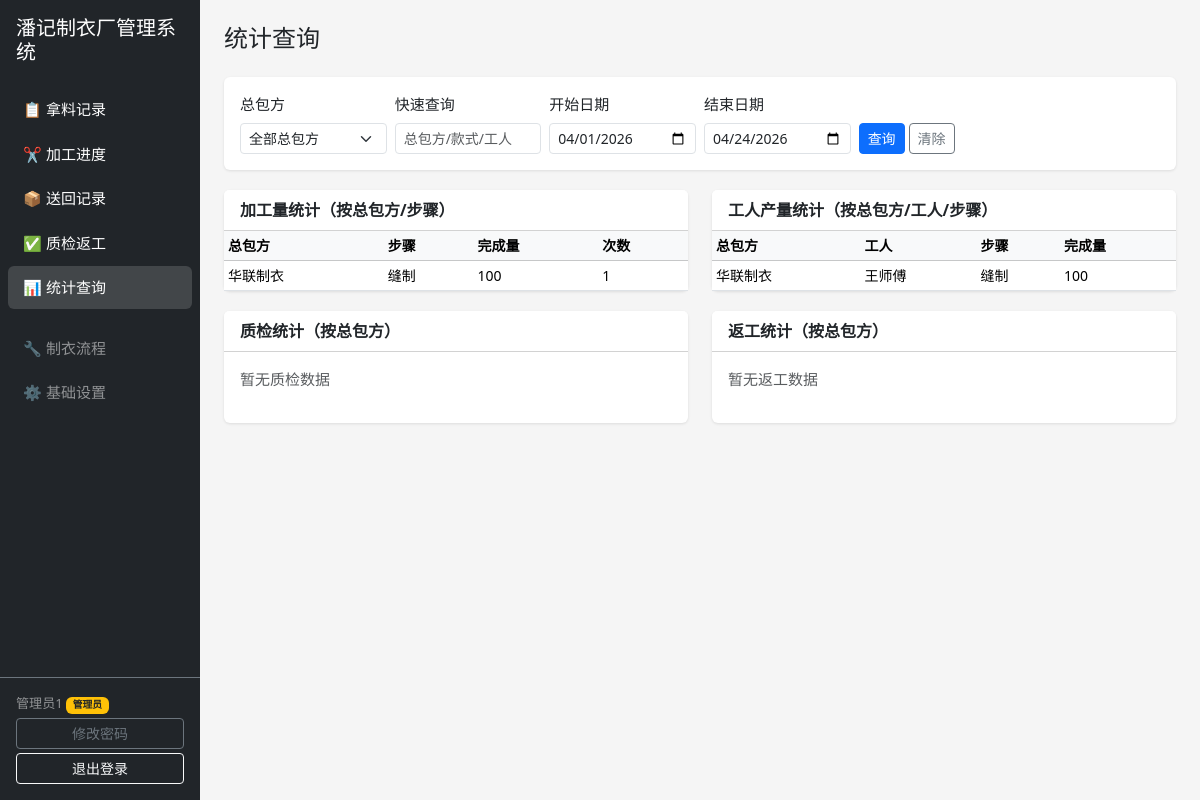
The page /stats/ (signed in) on the database its author committed.
### tables this page shows
CREATE TABLE worker (
    id INTEGER PRIMARY KEY AUTOINCREMENT,
    name TEXT NOT NULL,
    phone TEXT DEFAULT '',
    password TEXT DEFAULT '',
    pwd_changed INTEGER DEFAULT 0,
    is_admin INTEGER DEFAULT 0
);

CREATE TABLE contractor (
    id INTEGER PRIMARY KEY AUTOINCREMENT,
    name TEXT NOT NULL,
    contact_person TEXT DEFAULT '',
    contact_info TEXT DEFAULT ''
);

### garment/app/views/stats.py (the view)
@bp.route('/')
def index():
    if g.user['is_admin']:
        return admin_stats()
    else:
        return worker_stats()

### garment/app/models.py (called while the page is built)
def get_db():
    if 'db' not in g:
        g.db = sqlite3.connect(current_app.config['DB_PATH'])
        g.db.row_factory = sqlite3.Row
        g.db.execute('PRAGMA foreign_keys = ON')
    return g.db

### garment/app/views/auth.py (called while the page is built)
@bp.before_app_request
def load_current_user():
    user_id = session.get('user_id')
    if user_id:
        g.user = get_db().execute('SELECT * FROM worker WHERE id=?', (user_id,)).fetchone()
    else:
        g.user = None
    if g.user and not g.user['pwd_changed'] and request.endpoint not in ('auth.change_password', 'auth.logout', 'static'):
        return redirect(url_for('auth.change_password'))

### garment/app/views/stats.py (called while the page is built)
@bp.before_request
def require_login():
    if g.user is None:
        return redirect(url_for('auth.login'))

### garment/app/templates/stats.html (shortened to what this page needs)
{% extends "base.html" %}
{% block content %}
<h4 class="mb-4">统计查询</h4>
<div class="card">
    <div class="card-body">
        <form method="GET" class="row g-2 align-items-end">
            <div class="col-md-2">
                <label class="form-label">总包方</label>
                <select name="contractor_id" class="form-select form-select-sm">
                    <option value="">全部总包方</option>
                </select>
            </div>
            <div class="col-md-2">
                <label class="form-label">快速查询</label>
                <input type="text" name="keyword" class="form-control form-control-sm" placeholder="总包方/款式/工人" value="{{ keyword }}">
            </div>
            <div class="col-md-2">
                <label class="form-label">开始日期</label>
                <input type="date" name="start" class="form-control form-control-sm" value="{{ start }}">
            </div>
            <div class="col-md-2">
                <label class="form-label">结束日期</label>
                <input type="date" name="end" class="form-control form-control-sm" value="{{ end }}">
            </div>
            <div class="col-auto">
                <button class="btn btn-primary btn-sm" type="submit">查询</button>
                <a href="{{ url_for('stats.index') }}" class="btn btn-outline-secondary btn-sm">清除</a>
            </div>
        </form>
    </div>
</div>
<div class="row">
    <div class="col-md-6">
        <div class="card">
            <div class="card-header bg-white">加工量统计（按总包方/步骤）</div>
            <div class="card-body p-0">
                <table class="table table-sm mb-0">
                    <thead class="table-light">
                        <tr><th>总包方</th><th>步骤</th><th>完成量</th><th>次数</th></tr>
                    </thead>
                    <tbody>
                    {% for s in style_stats %}
                    <tr>
                        <td>{{ s.contractor_name }}</td>
                        <td>{{ s.step_name }}</td>
                        <td>{{ s.total_qty or 0 }}</td>
                        <td>{{ s.total_count }}</td>
                    </tr>
                    {% endfor %}
                    </tbody>
                </table>
            </div>
        </div>
    </div>
    <div class="col-md-6">
        <div class="card">
            <div class="card-header bg-white">工人产量统计（按总包方/工人/步骤）</div>
            <div class="card-body p-0">
                <table class="table table-sm mb-0">
                    <thead class="table-light">
                        <tr><th>总包方</th><th>工人</th><th>步骤</th><th>完成量</th></tr>
                    </thead>
                    <tbody>
                    {% for w in worker_stats %}
                    <tr>
                        <td>{{ w.contractor_name }}</td>
                        <td>{{ w.worker_name }}</td>
                        <td>{{ w.step_name }}</td>
                        <td>{{ w.total_qty or 0 }}</td>
                    </tr>
                    {% endfor %}
                    </tbody>
                </table>
            </div>
        </div>
    </div>
</div>
<div class="row">
    <div class="col-md-6">
        <div class="card">
            <div class="card-header bg-white">质检统计（按总包方）</div>
            <div class="card-body">
                {% if qc_stats %}
                <table class="table table-sm mb-3">
                    <thead class="table-light">
                        <tr><th>总包方</th><th>总质检</th><th>合格</th><th>不合格</th><th>合格率</th></tr>
                    </thead>
                    <tbody>
                    {% for q in qc_stats %}
                    <tr>
                        <td>{{ q.contractor_name }}</td>
                        <td>{{ q.total }}</td>
                        <td class="text-success">{{ q.pass_count or 0 }}</td>
                        <td class="text-danger">{{ q.fail_count or 0 }}</td>
                        <td><strong>{{ '%.1f' % ((q.pass_count or 0) / q.total * 100) }}%</strong></td>
                    </tr>
                    {% endfor %}
                    </tbody>
                </table>
                {% if reject_reasons %}
                <h6>不合格原因分布</h6>
                <table class="table table-sm">
                    <thead><tr><th>总包方</th><th>原因</th><th>次数</th></tr></thead>
                    <tbody>
                    {% for r in reject_reasons %}
                    <tr><td>{{ r.contractor_name }}</td><td>{{ r.reject_reason or '未填写' }}</td><td>{{ r.cnt }}</td></tr>
                    {% endfor %}
                    </tbody>
                </table>
                {% endif %}
                {% else %}
                <p class="text-muted">暂无质检数据</p>
                {% endif %}
            </div>
        </div>
    </div>
    <div class="col-md-6">
        <div class="card">
            <div class="card-header bg-white">返工统计（按总包方）</div>
            <div class="card-body">
                {% if rework_stats %}
                <table class="table table-sm">
                    <thead class="table-light">
                        <tr><th>总包方</th><th>返工次数</th><th>返工总量</th></tr>
                    </thead>
                    <tbody>
                    {% for rw in rework_stats %}
                    <tr>
                        <td>{{ rw.contractor_name }}</td>
                        <td>{{ rw.total }}</td>
                        <td>{{ rw.total_qty or 0 }}件</td>
                    </tr>
                    {% endfor %}
                    </tbody>
                </table>
                {% else %}
                <p class="text-muted">暂无返工数据</p>
                {% endif %}
            </div>
        </div>
    </div>
</div>
{% endblock %}

### garment/app/templates/base.html (shortened to what this page needs)
<!DOCTYPE html>
<html lang="zh-CN">
<head>
    <link href="https://cdn.jsdelivr.net/npm/bootstrap@5.3.3/dist/css/bootstrap.min.css" rel="stylesheet">
    <link rel="stylesheet" href="{{ url_for('static', filename='css/style.css') }}">
</head>
<body>
    <div class="d-flex">
        <nav class="sidebar bg-dark text-white d-flex flex-column">
            <div class="sidebar-header p-3">
                <h5 class="mb-0">潘记制衣厂管理系统</h5>
            </div>
            <ul class="nav flex-column p-2 flex-grow-1">
                <li class="nav-item">
                    <a class="nav-link text-white {% if request.path.startswith('/material') %}active{% endif %}"
                       href="{{ url_for('material.list_materials') }}">📋 拿料记录</a>
                </li>
                <li class="nav-item">
                    <a class="nav-link text-white {% if request.path.startswith('/processing') %}active{% endif %}"
                       href="{{ url_for('processing.list_processing') }}">✂️ 加工进度</a>
                </li>
                <li class="nav-item">
                    <a class="nav-link text-white {% if request.path.startswith('/returns') %}active{% endif %}"
                       href="{{ url_for('returns.list_returns') }}">📦 送回记录</a>
                </li>
                <li class="nav-item">
                    <a class="nav-link text-white {% if request.path.startswith('/qc') %}active{% endif %}"
                       href="{{ url_for('qc.list_qc') }}">✅ 质检返工</a>
                </li>
                <li class="nav-item">
                    <a class="nav-link text-white {% if request.path.startswith('/stats') %}active{% endif %}"
                       href="{{ url_for('stats.index') }}">📊 {{ '统计查询' if g.user and g.user['is_admin'] else '我的统计' }}</a>
                </li>
                {% if g.user and g.user['is_admin'] %}
                <li class="nav-item mt-3">
                    <a class="nav-link text-white-50 {% if request.path.startswith('/flow') %}active{% endif %}"
                       href="{{ url_for('flow.index') }}">🔧 制衣流程</a>
                </li>
                <li class="nav-item">
                    <a class="nav-link text-white-50 {% if request.path.startswith('/settings') %}active{% endif %}"
                       href="{{ url_for('settings.index') }}">⚙️ 基础设置</a>
                </li>
                {% endif %}
            </ul>
            {% if g.user %}
            <div class="p-3 border-top border-secondary">
                <div class="text-white-50 small mb-1">
                    {{ g.user['name'] }}
                    {% if g.user['is_admin'] %}<span class="badge bg-warning text-dark">管理员</span>{% endif %}
                </div>
                <a href="{{ url_for('auth.change_password') }}" class="btn btn-sm btn-outline-secondary w-100 mb-1">修改密码</a>
                <a href="{{ url_for('auth.logout') }}" class="btn btn-sm btn-outline-light w-100">退出登录</a>
            </div>
            {% endif %}
        </nav>
        <main class="main-content flex-grow-1 p-4">
            {% block content %}{% endblock %}
        </main>
    </div>
</body>
</html>

### garment/app/static/css/style.css (style rules this page uses)
body { font-size: 15px; background-color: #f5f5f5; }
.sidebar { width: 200px; min-height: 100vh; position: sticky; top: 0; }
.sidebar .nav-link { font-size: 15px; padding: 10px 15px; border-radius: 6px; margin-bottom: 2px; }
.sidebar .nav-link.active, .sidebar .nav-link:hover { background-color: rgba(255, 255, 255, 0.15); }
.main-content { min-height: 100vh; }
.table th, .table td { vertical-align: middle; font-size: 14px; }
.btn { font-size: 14px; }
.card { border: none; box-shadow: 0 1px 3px rgba(0,0,0,0.1); margin-bottom: 20px; }
.card-header { font-weight: 600; font-size: 16px; }
.form-label { font-weight: 500; }

### rows shown on the page
worker: is_admin "统计查询", user.name "管理员1"
contractor: contractor_name "华联制衣", step_name "缝制", total_qty "100", total_count "1"

### other values the page prints
{{ w.contractor_name }} "华联制衣"
{{ w.worker_name }} "王师傅"
{{ w.step_name }} "缝制"
{{ w.total_qty or 0 }} "100"
